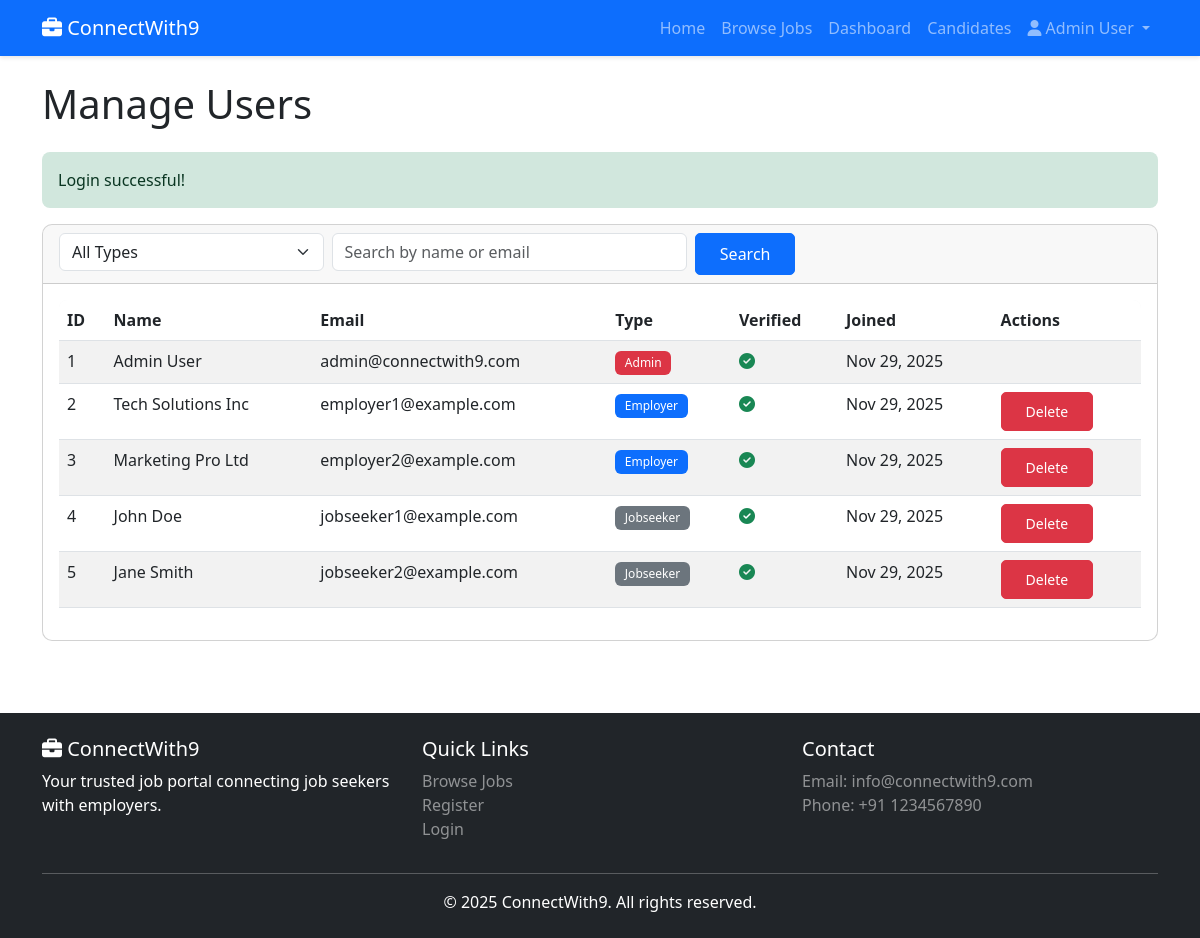
Page /admin/users (signed in) on the committed database.
### tables this page shows
CREATE TABLE IF NOT EXISTS users (
    id INT AUTO_INCREMENT PRIMARY KEY,
    name VARCHAR(100) NOT NULL,
    email VARCHAR(100) NOT NULL UNIQUE,
    password VARCHAR(255) NOT NULL,
    type ENUM('jobseeker','employer','admin') DEFAULT 'jobseeker',
    verified TINYINT(1) DEFAULT 0,
    created_at TIMESTAMP DEFAULT CURRENT_TIMESTAMP,
    INDEX idx_email (email),
    INDEX idx_type (type)
);

### app/controllers/AdminController.php (called while the page is built, shortened)
<?php
require_once __DIR__ . '/../../config/database.php';
require_once __DIR__ . '/../../includes/functions.php';
require_once __DIR__ . '/../../app/models/User.php';
class AdminController {
    private $userModel;
    public function __construct() {
        $this->userModel = new User();
    }
    public function users() {
        $page = isset($_GET['page']) ? (int)$_GET['page'] : 1;
        $filters = [
            'limit' => 20,
            'offset' => ($page - 1) * 20
        ];
        $users = $this->userModel->getAll($filters);
        require __DIR__ . '/../views/admin/users.php';
    }
}

### includes/functions.php (called while the page is built, shortened)
<?php
function isLoggedIn() {
    return isset($_SESSION['user_id']);
}
function getCurrentUser() {
    require_once __DIR__ . '/../app/models/User.php';
    $userModel = new User();
    return $userModel->findById($_SESSION['user_id']);
}
function formatDate($date, $format = 'M d, Y') {
    return date($format, strtotime($date));
}
function getFlash($key) {
    if (isset($_SESSION['flash'][$key])) {
        $message = $_SESSION['flash'][$key];
        return $message;
    }
    return null;
}
function baseUrl($path = '') {
    $protocol = isset($_SERVER['HTTPS']) && $_SERVER['HTTPS'] === 'on' ? 'https' : 'http';
    $host = $_SERVER['HTTP_HOST'] ?? 'localhost:5000';
    $baseUrl = $protocol . '://' . $host;
    return $baseUrl . '/' . ltrim($path, '/');
}
function asset($path) {
    return baseUrl('assets/' . ltrim($path, '/'));
}

### config/database.php (called while the page is built, shortened)
<?php
class Database {
    private static $instance = null;
    private $conn;
    private function __construct() {
        try {
            $dsn = "mysql:host=" . DB_HOST . ";dbname=" . DB_NAME . ";charset=utf8mb4";
            $options = [
                PDO::ATTR_ERRMODE => PDO::ERRMODE_EXCEPTION,
                PDO::ATTR_DEFAULT_FETCH_MODE => PDO::FETCH_ASSOC,
                PDO::ATTR_EMULATE_PREPARES => false,
            ];
            $this->conn = new PDO($dsn, DB_USER, DB_PASS, $options);
        } catch (PDOException $e) {
            error_log("Database Connection Error: " . $e->getMessage());
            die("Database connection failed. Please try again later.");
        }
    }
    public static function getInstance() {
        if (self::$instance === null) {
            self::$instance = new self();
        }
        return self::$instance;
    }
    public function getConnection() {
        return $this->conn;
    }
}
function getDB() {
    return Database::getInstance()->getConnection();
}

### app/models/User.php (called while the page is built, shortened)
<?php
require_once __DIR__ . '/../../config/database.php';
class User {
    private $db;
    public function __construct() {
        $this->db = getDB();
    }
    public function findById($id) {
        $sql = "SELECT * FROM users WHERE id = :id LIMIT 1";
        $stmt = $this->db->prepare($sql);
        $stmt->execute([':id' => $id]);
        return $stmt->fetch();
    }
    public function getAll($filters = []) {
        $sql = "SELECT id, name, email, type, verified, created_at FROM users WHERE 1=1";
        $params = [];
        $sql .= " ORDER BY created_at DESC";
        if (!empty($filters['limit'])) {
            $sql .= " LIMIT :limit OFFSET :offset";
        }
        $stmt = $this->db->prepare($sql);
        if (!empty($filters['limit'])) {
            $stmt->bindValue(':limit', (int)$filters['limit'], PDO::PARAM_INT);
            $stmt->bindValue(':offset', (int)($filters['offset'] ?? 0), PDO::PARAM_INT);
        }
        $stmt->execute();
        return $stmt->fetchAll();
    }
}

### app/views/admin/users.php (the view, shortened to what this page needs)
<?php
require __DIR__ . '/../common/header.php';
?>
<div class="container">
    <h1 class="mb-4">Manage Users</h1>
    <?php if ($success = getFlash('success')): ?>
        <div class="alert alert-success"><?= $success ?></div>
    <?php endif; ?>
    <div class="card">
        <div class="card-header">
            <form action="/admin/users" method="GET" class="row g-2">
                <div class="col-md-3">
                    <select name="type" class="form-select">
                        <option value="">All Types</option>
                    </select>
                </div>
                <div class="col-md-4">
                    <input type="text" name="search" class="form-control" placeholder="Search by name or email" value="<?= htmlspecialchars($_GET['search'] ?? '') ?>">
                </div>
                <div class="col-md-2">
                    <button type="submit" class="btn btn-primary">Search</button>
                </div>
            </form>
        </div>
        <div class="card-body">
            <div class="table-responsive">
                <table class="table table-striped">
                    <thead>
                        <tr>
                            <th>ID</th>
                            <th>Name</th>
                            <th>Email</th>
                            <th>Type</th>
                            <th>Verified</th>
                            <th>Joined</th>
                            <th>Actions</th>
                        </tr>
                    </thead>
                    <tbody>
                        <?php foreach ($users as $user): ?>
                        <tr>
                            <td><?= $user['id'] ?></td>
                            <td><?= htmlspecialchars($user['name']) ?></td>
                            <td><?= htmlspecialchars($user['email']) ?></td>
                            <td>
                                <span class="badge bg-<?= $user['type'] === 'admin' ? 'danger' : ($user['type'] === 'employer' ? 'primary' : 'secondary') ?>">
                                    <?= ucfirst($user['type']) ?>
                                </span>
                            </td>
                            <td>
                                <?php if ($user['verified']): ?>
                                    <i class="fas fa-check-circle text-success"></i>
                                <?php else: ?>
                                    <i class="fas fa-times-circle text-danger"></i>
                                <?php endif; ?>
                            </td>
                            <td><?= formatDate($user['created_at']) ?></td>
                            <td>
                                <?php if ($user['type'] !== 'admin'): ?>
                                    <form action="/admin/users/<?= $user['id'] ?>/delete" method="POST" class="d-inline" onsubmit="return confirm('Are you sure?')">
                                        <button type="submit" class="btn btn-sm btn-danger">Delete</button>
                                    </form>
                                <?php endif; ?>
                            </td>
                        </tr>
                        <?php endforeach; ?>
                    </tbody>
                </table>
            </div>
        </div>
    </div>
</div>
<?php require __DIR__ . '/../common/footer.php'; ?>

### app/views/common/header.php (shortened to what this page needs)
<?php
require_once __DIR__ . '/../../../includes/functions.php';
$currentUser = getCurrentUser();
?>
<!DOCTYPE html>
<html lang="en">
<head>
    <link href="https://cdn.jsdelivr.net/npm/bootstrap@5.3.0/dist/css/bootstrap.min.css" rel="stylesheet">
    <link href="https://cdnjs.cloudflare.com/ajax/libs/font-awesome/6.4.0/css/all.min.css" rel="stylesheet">
    <link href="<?= asset('css/style.css') ?>" rel="stylesheet">
</head>
<body>
    <nav class="navbar navbar-expand-lg navbar-dark bg-primary">
        <div class="container">
            <a class="navbar-brand" href="/">
                <i class="fas fa-briefcase"></i> ConnectWith9
            </a>
            <div class="collapse navbar-collapse" id="navbarNav">
                <ul class="navbar-nav ms-auto">
                    <li class="nav-item">
                        <a class="nav-link" href="/">Home</a>
                    </li>
                    <li class="nav-item">
                        <a class="nav-link" href="/jobs">Browse Jobs</a>
                    </li>
                    <?php if ($currentUser): ?>
                        <?php if ($currentUser['type'] === USER_TYPE_ADMIN): ?>
                            <li class="nav-item">
                                <a class="nav-link" href="/admin/dashboard">Dashboard</a>
                            </li>
                            <li class="nav-item">
                                <a class="nav-link" href="/admin/candidates">Candidates</a>
                            </li>
                        <?php endif; ?>
                        <li class="nav-item dropdown">
                            <a class="nav-link dropdown-toggle" href="#" id="userDropdown" role="button" data-bs-toggle="dropdown">
                                <i class="fas fa-user"></i> <?= htmlspecialchars($currentUser['name']) ?>
                            </a>
                        </li>
                    <?php endif; ?>
                </ul>
            </div>
        </div>
    </nav>
    <main class="py-4">

### public/assets/css/style.css (style rules this page uses)
:root { --primary-color: #0d6efd; --secondary-color: #6c757d; --success-color: #198754; --danger-color: #dc3545; --warning-color: #ffc107; --info-color: #0dcaf0; }
body { font-family: 'Segoe UI', Tahoma, Geneva, Verdana, sans-serif; min-height: 100vh; display: flex; flex-direction: column; }
main { flex: 1; }
.card { border-radius: 10px; overflow: hidden; }
.navbar { box-shadow: 0 2px 4px rgba(0,0,0,0.1); }
.btn { border-radius: 5px; padding: 0.5rem 1.5rem; transition: all 0.3s ease; }
.badge { padding: 0.5em 0.8em; font-weight: 500; }
.card { animation: fadeIn 0.5s ease; }
.alert { border-radius: 8px; border: none; }
.table-responsive { border-radius: 8px; }
.table thead { background-color: #f8f9fa; }

### rows in the picture
users: name "Admin User", id "1", email "admin@connectwith9.com", type "Admin", verified 1 (drawn), created_at "Nov 29, 2025"
users: id "2", name "Tech Solutions Inc", email "employer1@example.com", type "Employer", verified 1 (drawn), created_at "Nov 29, 2025"
users: id "3", name "Marketing Pro Ltd", email "employer2@example.com", type "Employer", verified 1 (drawn), created_at "Nov 29, 2025"
users: id "4", name "John Doe", email "jobseeker1@example.com", type "Jobseeker", verified 1 (drawn), created_at "Nov 29, 2025"
users: id "5", name "Jane Smith", email "jobseeker2@example.com", type "Jobseeker", verified 1 (drawn), created_at "Nov 29, 2025"

### other values in the picture
$success "Login successful!"
